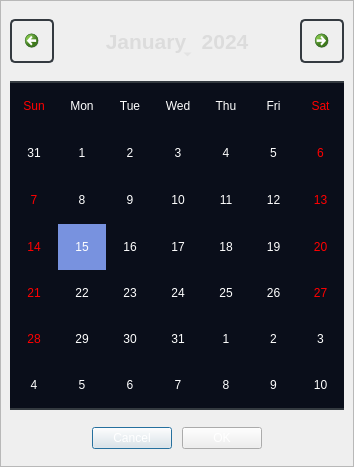
<?xml version="1.0" encoding="UTF-8"?>
<ui version="4.0">
 <class>CalendarDialog</class>
 <widget class="QDialog" name="CalendarDialog">
  <property name="geometry">
   <rect>
    <x>0</x>
    <y>0</y>
    <width>354</width>
    <height>467</height>
   </rect>
  </property>
  <property name="cursor">
   <cursorShape>UpArrowCursor</cursorShape>
  </property>
  <property name="windowTitle">
   <string>Dialog</string>
  </property>
  <layout class="QVBoxLayout" name="verticalLayout">
   <property name="spacing">
    <number>0</number>
   </property>
   <property name="leftMargin">
    <number>0</number>
   </property>
   <property name="topMargin">
    <number>0</number>
   </property>
   <property name="rightMargin">
    <number>0</number>
   </property>
   <property name="bottomMargin">
    <number>0</number>
   </property>
   <item>
    <widget class="QWidget" name="GlobalStyleSheet" native="true">
     <property name="styleSheet">
      <string notr="true">/**************************Global Font***************************/

QWidget
{
    font: auto &quot;Roboto&quot;;
    color: white; /* Ensuring text is visible on darker backgrounds */
}

/***********************QCalendarWidget************************/

QCalendarWidget {
    background-color: transparent;
}

QCalendarWidget QToolButton {
    background-color: transparent;
    color: rgb(220, 220, 220); 
    font-size: 16pt;
    font-weight: bold;
    border: none;
    min-height: 40px;
    max-height: 40px;
}

QCalendarWidget QToolButton#qt_calendar_prevmonth
{
    background-color: transparent;
    min-height: 40px;
    max-height: 40px;
    min-width: 40px;
    max-width: 40px;
    border-radius: 5px;
    border: 2px solid #343a40; 
}

QCalendarWidget QToolButton#qt_calendar_nextmonth
{
    background-color: transparent;
    min-height: 40px;
    max-height: 40px;
    min-width: 40px;
    max-width: 40px;
    border-radius: 5px;
    border: 2px solid #343a40;
}

QCalendarWidget QToolButton#qt_calendar_prevmonth:hover,
QCalendarWidget QToolButton#qt_calendar_nextmonth:hover
{
    background-color: #343a40; 
}

QCalendarWidget QToolButton#qt_calendar_prevmonth:pressed,
QCalendarWidget QToolButton#qt_calendar_nextmonth:pressed
{
    background-color: #23272b; 
}

QCalendarWidget QWidget#qt_calendar_navigationbar 
{
    background-color: transparent; 
    min-height: 80px;
}

QCalendarWidget QTableView 
{
    outline: none;
    background-color: rgba(10, 14, 26, 255); 
    selection-background-color: #7892DF;
    selection-color: white;
	alternate-background-color: transparent;
    border-top: 2px solid #343a40;
    border-bottom: 2px solid #343a40;
}

QCalendarWidget QComboBox QAbstractItemView {
    background-color: red; /* Background color of the dropdown items */
    selection-background-color: red; /* Background color of a selected item */
    selection-color: red; /* Text color of a selected item */
}
</string>
     </property>
     <layout class="QVBoxLayout" name="verticalLayout_2">
      <property name="spacing">
       <number>0</number>
      </property>
      <property name="leftMargin">
       <number>0</number>
      </property>
      <property name="topMargin">
       <number>0</number>
      </property>
      <property name="rightMargin">
       <number>0</number>
      </property>
      <property name="bottomMargin">
       <number>0</number>
      </property>
      <item>
       <widget class="QWidget" name="LocalStyleSheet" native="true">
        <layout class="QVBoxLayout" name="verticalLayout_3">
         <property name="spacing">
          <number>0</number>
         </property>
         <property name="leftMargin">
          <number>0</number>
         </property>
         <property name="topMargin">
          <number>0</number>
         </property>
         <property name="rightMargin">
          <number>0</number>
         </property>
         <property name="bottomMargin">
          <number>0</number>
         </property>
         <item>
          <widget class="QWidget" name="PointStyleSheet" native="true">
           <property name="styleSheet">
            <string notr="true">/*******************PmainFrameStyle********************/

*[styleSheet=&quot;PmainFrameStyle&quot;]
{
	background-color: rgba(10, 14, 26, 255);
	border-radius: 20px;
}

/*******************PokPushButtonStyle********************/

*[styleSheet=&quot;PokPushButtonStyle&quot;]
{
	background-color: qlineargradient(spread:pad, x1:0, y1:0.505682, x2:1, y2:0.477, stop:0 rgb(126, 132, 162), stop:1 rgb(31, 42, 77));
	color: rgba(255, 255, 255, 210);
	border-radius: 12px;
	min-width: 150;
	max-width: 150;
	min-height:40;
	max-height: 40;
	font-size: 14px;
	font-weight: bold;
}

*[styleSheet=&quot;PokPushButtonStyle&quot;]:disabled
{
	background-color: qlineargradient(spread:pad, x1:0.635, y1:1, x2:0.44, y2:0, stop:0 rgba(189, 189, 191, 255), stop:1 rgba(189, 189, 191, 255));
	color: rgba(120, 120, 120, 255);
}

*[styleSheet=&quot;PokPushButtonStyle&quot;]:hover
{
	background-color: qlineargradient(spread:pad, x1:0, y1:0.505682, x2:1, y2:0.477, stop:0 rgb(139, 146, 179), stop:1 rgba(40, 67, 98, 219));
}

*[styleSheet=&quot;PokPushButtonStyle&quot;]:pressed
{
	padding-left: 5px;
	padding-top: 5px;
}

/*******************PcancelPushButtonStyle********************/

*[styleSheet=&quot;PcancelPushButtonStyle&quot;]
{
	border: 2px solid  rgb(126, 132, 162);
	color:  rgb(126, 132, 162);
	border-radius: 12px;
	min-width: 150;
	max-width: 150;
	min-height: 36;
	max-height: 36;
	font-size: 14px;
	font-weight: bold;
}

*[styleSheet=&quot;PcancelPushButtonStyle&quot;]:disabled
{
	border: 2px solid rgba(189, 189, 191, 255);
	color: rgba(120, 120, 120, 255);
}

*[styleSheet=&quot;PcancelPushButtonStyle&quot;]:hover
{
	border: 2px solid rgb(139, 146, 179);
	color:  rgb(139, 146, 179);
}

*[styleSheet=&quot;PcancelPushButtonStyle&quot;]:pressed
{
	padding-left: 5px;
	padding-top: 5px;
}
</string>
           </property>
           <layout class="QVBoxLayout" name="verticalLayout_4">
            <property name="leftMargin">
             <number>0</number>
            </property>
            <property name="topMargin">
             <number>0</number>
            </property>
            <property name="rightMargin">
             <number>0</number>
            </property>
            <property name="bottomMargin">
             <number>0</number>
            </property>
            <item>
             <widget class="QFrame" name="main_frame">
              <property name="styleSheet">
               <string notr="true">PmainFrameStyle</string>
              </property>
              <property name="frameShape">
               <enum>QFrame::StyledPanel</enum>
              </property>
              <property name="frameShadow">
               <enum>QFrame::Raised</enum>
              </property>
              <layout class="QVBoxLayout" name="verticalLayout_5">
               <property name="spacing">
                <number>17</number>
               </property>
               <property name="topMargin">
                <number>0</number>
               </property>
               <property name="bottomMargin">
                <number>17</number>
               </property>
               <item>
                <widget class="QCalendarWidget" name="calendar">
                 <property name="maximumSize">
                  <size>
                   <width>350</width>
                   <height>16777215</height>
                  </size>
                 </property>
                 <property name="firstDayOfWeek">
                  <enum>Qt::Sunday</enum>
                 </property>
                 <property name="gridVisible">
                  <bool>false</bool>
                 </property>
                 <property name="selectionMode">
                  <enum>QCalendarWidget::SingleSelection</enum>
                 </property>
                 <property name="horizontalHeaderFormat">
                  <enum>QCalendarWidget::ShortDayNames</enum>
                 </property>
                 <property name="verticalHeaderFormat">
                  <enum>QCalendarWidget::NoVerticalHeader</enum>
                 </property>
                 <property name="navigationBarVisible">
                  <bool>true</bool>
                 </property>
                 <property name="dateEditEnabled">
                  <bool>true</bool>
                 </property>
                </widget>
               </item>
               <item>
                <layout class="QHBoxLayout" name="horizontalLayout">
                 <property name="spacing">
                  <number>10</number>
                 </property>
                 <item>
                  <spacer name="horizontalSpacer">
                   <property name="orientation">
                    <enum>Qt::Horizontal</enum>
                   </property>
                   <property name="sizeHint" stdset="0">
                    <size>
                     <width>40</width>
                     <height>20</height>
                    </size>
                   </property>
                  </spacer>
                 </item>
                 <item>
                  <widget class="QPushButton" name="cancel_btn">
                   <property name="enabled">
                    <bool>true</bool>
                   </property>
                   <property name="cursor">
                    <cursorShape>PointingHandCursor</cursorShape>
                   </property>
                   <property name="styleSheet">
                    <string notr="true">PcancelPushButtonStyle</string>
                   </property>
                   <property name="text">
                    <string>Cancel</string>
                   </property>
                  </widget>
                 </item>
                 <item>
                  <widget class="QPushButton" name="ok_btn">
                   <property name="enabled">
                    <bool>true</bool>
                   </property>
                   <property name="cursor">
                    <cursorShape>PointingHandCursor</cursorShape>
                   </property>
                   <property name="styleSheet">
                    <string notr="true">PokPushButtonStyle</string>
                   </property>
                   <property name="text">
                    <string>OK</string>
                   </property>
                  </widget>
                 </item>
                 <item>
                  <spacer name="horizontalSpacer_2">
                   <property name="orientation">
                    <enum>Qt::Horizontal</enum>
                   </property>
                   <property name="sizeHint" stdset="0">
                    <size>
                     <width>40</width>
                     <height>20</height>
                    </size>
                   </property>
                  </spacer>
                 </item>
                </layout>
               </item>
              </layout>
             </widget>
            </item>
           </layout>
          </widget>
         </item>
        </layout>
       </widget>
      </item>
     </layout>
    </widget>
   </item>
  </layout>
 </widget>
 <resources>
  <include location="assets/assets.qrc"/>
 </resources>
 <connections/>
</ui>
